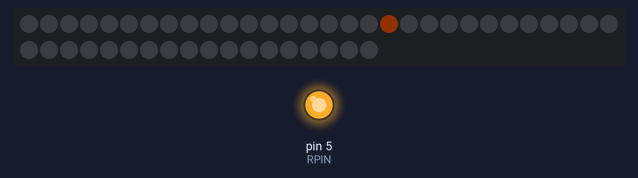
The sketch below on a simulated Arduino Uno, built with avr-gcc and run on an emulated ATmega328P. Parts: 48 RGB LEDs in strip order, left to right, continuing on the next row, output pins drawn as LEDs (lit = HIGH). Dim RGB values are drawn brighter than linear; random numbers use the default seed unless the sketch sets one; the audio player accepts every command and is not drawn; what the sketch prints to the serial monitor is not drawn.

Above: at 0.9 s.
At 5.81 s:
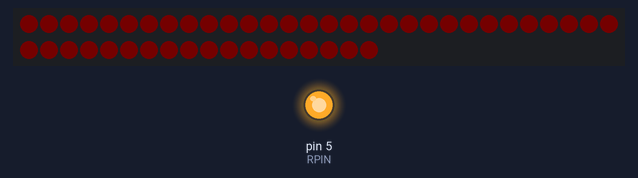
Timing chart, 0 to 39.6 s (numbered marks = the images above):
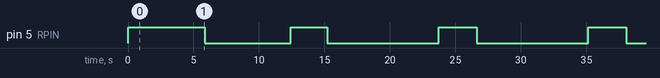

The sketch:

jetpack_neopixel_M1.ino
```cpp
// (licence header left out)
#include <Adafruit_NeoPixel.h>
#include "Arduino.h"
#include "SoftwareSerial.h"
#include "DFRobotDFPlayerMini.h"
#include "config.h"


Adafruit_NeoPixel strip = Adafruit_NeoPixel(NUM_LEDS, PIN, NEO_GRB + NEO_KHZ800);
//Adafruit_NeoPixel strip = Adafruit_NeoPixel(16, PIN, NEO_GRBW + NEO_KHZ800);

SoftwareSerial mySoftwareSerial(10, 11); // RX, TX
DFRobotDFPlayerMini myDFPlayer;

int nloops_tf = floor(TFULL * 1000 / DLOOP);
int nloops_tc = floor(TCRUIZE * 1000 / DLOOP);
int nloops_tz = floor(TFULLZ * 1000 / DLOOP);
int ron       = floor(TSMOKE * 1000 / DLOOP);
int roff      = floor(ron/(TRSMOKE + 1));
int rdelay    = floor(TSDELAY * 1000 / DLOOP);

int i, counter, rcounter;
bool brdelay;

//----------------------------------------------------------

void setup() {
  i = 0;
  counter  = 0;
  rcounter = 0;
  brdelay  = true;

  pinMode(PIN, OUTPUT);
  pinMode(RPIN, OUTPUT);
  digitalWrite(RPIN, HIGH);

  Serial.begin(115200);

  Serial.println(F("jetPack Light and Sound Config"));
  Serial.println(F("------------------------------"));
  Serial.print(F("NeoPixel PIN     = "));
  Serial.println(PIN);
  Serial.print(F("RELAY PIN        = "));
  Serial.println(RPIN);
  Serial.print(F("NLEDS            = "));
  Serial.println(NUM_LEDS);
  Serial.print(F("DLOOP            = "));
  Serial.print(DLOOP);
  Serial.println(F(" ms"));
  Serial.print(F("TFULL            = "));
  Serial.print(TFULL);
  Serial.println(F(" s"));
  Serial.print(F("TCRUIZE          = "));
  Serial.print(TCRUIZE);
  Serial.println(F(" s"));
  Serial.print(F("TFULLZ           = "));
  Serial.print(TFULLZ);
  Serial.println(F(" s"));
  Serial.print(F("TSMOKE           = "));
  Serial.print(TSMOKE);
  Serial.println(F(" s"));
  Serial.print(F("TDELAY           = "));
  Serial.print(TSDELAY);
  Serial.println(F(" s"));
  Serial.print(F("Smoke Time       = "));
  Serial.print(TSMOKE);
  Serial.println(F(" s"));
  Serial.print(F("Smoke Time Ratio = "));
  Serial.println(TRSMOKE);
  Serial.print(F("NUM RPUNDS       = "));
  Serial.println(ROUNDS);
  Serial.print(F("Max BRIGHTNESS   = "));
  Serial.print(BRIGHTNESS);
  Serial.println(F(" (0 to 255)"));
  Serial.print(F("VOLUME           = "));
  Serial.print(VOLUME);
  Serial.println(F(" (0 to 30)\n"));


  Serial.println(F("Loop Controls"));
  Serial.println(F("-------------"));
  Serial.print(F("[nloops_tf, nloops_tc, nloops_z] = ["));
  Serial.print(nloops_tf);
  Serial.print(F(", "));
  Serial.print(nloops_tc);
  Serial.print(F(", "));
  Serial.print(nloops_tz);
  Serial.println(F("]"));

  Serial.print(F("[ron, roff, rdelay]              = ["));
  Serial.print(ron);
  Serial.print(F(", "));
  Serial.print(roff);
  Serial.print(F(", "));
  Serial.print(rdelay);
  Serial.println(F("]"));

// init dfplayer mini
  Serial.println();
  Serial.print(F("Initializing DFPlayer  ... "));
  mySoftwareSerial.begin(9600);

  if (!myDFPlayer.begin(mySoftwareSerial)) {  //Use softwareSerial to communicate with mp3.
      Serial.println(F("Unable to begin:"));
      Serial.println(F("1.Please recheck the connection!"));
      Serial.println(F("2.Please insert the SD card!"));
      while(true){
        delay(0); // Code to compatible with ESP8266 watch dog.
      }
    }

  myDFPlayer.volume(VOLUME);  //Set volume value. From 0 to 30
  Serial.println(F("online"));

// init neopixels
  Serial.print(F("Initializing NeoPixels ... "));

  strip.setBrightness(BRIGHTNESS);
  strip.begin();
  strip.show(); // Initialize all pixels to 'off'
  const int turns = ROUNDS;
  for (int i = 0; i < NUM_LEDS * turns; i++) {

    int c = (i < NUM_LEDS * turns / 2) ?
            map(i, 0, NUM_LEDS * turns / 2 - 1, 0, 255) :
            map(i, NUM_LEDS * turns / 2, NUM_LEDS * turns - 1, 255, 0);

    int r, g, b;
    AB_color(c, r, g, b);
    strip.setPixelColor(i % NUM_LEDS, r, g, b); strip.show();
    delay(15);
    strip.setPixelColor(i % NUM_LEDS, 0, 0, 0);
  }
  strip.show();
  Serial.println(F("online"));
  Serial.print(F("Initializing Smoke     ... "));

}
//----------------------------------------------------------
void set_color(int r, int g, int b) {
  for (int i = 0; i < NUM_LEDS; i++) {
    int r_ = random((1 * r) / 2, min(255, (4 * r) / 3));
    int g_ = random((1 * g) / 2, min(255, (4 * g) / 3));
    int b_ = random((1 * b) / 2, min(255, (4 * b) / 3));
    strip.setPixelColor(i, r_, g_, b_);
  }
  strip.show();
}
//----------------------------------------------------------
void AB_color(int c, int &r, int &g, int &b) {
  const int c1 = 5, c2 = 64, c3 = 128, c4 = 192;
  if (c < c1) {
    r = 0; g = 0; b = 0;
  } else if (c < c2) {
    r = map(c, c1, c2 - 1, 0, 32);
    g = map(c, c1, c2 - 1, 0, 11);
    b = map(c, c1, c2 - 1, 0, 0);
  } else if (c < c3) {
    r = map(c, c2, c3 - 1, 32, 100);
    g = map(c, c2, c3 - 1, 11, 25 );
    b = map(c, c2, c3 - 1, 0, 8);
  } else if (c < c4) {
    r = map(c, c3, c4 - 1, 100, 240 );
    g = map(c, 128, c4 - 1, 25, 45 );
    b = map(c, 128, c4 - 1, 8, 18);
  } else {
    r = map(c, c4, 255, 240, 255 );
    g = map(c, c4, 255, 45, 63 );
    b = map(c, c4, 255, 18, 60);
  }
}
//----------------------------------------------------------
void set_color(int c) {
  int r, g, b;
  if (c > 128) c = random(c / 2, c);
  AB_color(c, r, g, b);
  set_color(r, g, b);
}
//----------------------------------------------------------

void loop() {
// neopixel control sync with audio
    if (i <= nloops_tf) {
         counter = i;
    } else if (i > nloops_tf and i <= nloops_tf + nloops_tc) {
      counter = nloops_tf;
    } else if (i > nloops_tf + nloops_tc and counter >= 0) {
      counter = counter - 1;
    }

    int c = map(counter, 0, nloops_tf, 0, 255);
    set_color(c);
    i = i + 1;

// DFplayer control
  if (i < 2) {
    myDFPlayer.play(1);  //Play the first mp3
  }

// Relay control (smoke)
  if (brdelay) {
    digitalWrite(RPIN, HIGH);
   }

  if (rcounter >= rdelay) {
    if (brdelay){
      brdelay = false;
      Serial.println(F("online"));
    }

  }

  if (counter == -1) {
    digitalWrite(RPIN, HIGH);
    Serial.println();
    Serial.println(F("NeoPixels              ... offline"));
    Serial.println(F("DFPlayer               ... offline"));
    Serial.println(F("Smoke                  ... offline"));
    Serial.println(F("SYSTEM HALTED!!!"));
    while(true){
      delay(0); // Code to compatible with ESP8266 watch dog.
    }

  } else {
    if (rcounter <= ron && not brdelay) {
      digitalWrite(RPIN, LOW);

    } else if (rcounter > ron && rcounter <= ron + roff) {
      digitalWrite(RPIN, HIGH);

    } else if (rcounter > ron + roff) {
      rcounter = 0;
    }
  }

  rcounter = rcounter + 1;

  delay(DLOOP);

}
//----------------------------------------------------------
```

config.h
```cpp
// jetpack setup
#define PIN 6          // NeoPixel strip data pin
#define RPIN 5         // Reley pin
#define NUM_LEDS 48    // neopixel num leds
#define DLOOP 40       // delay per loop in ms
#define TFULL 25       // tolal time to full power in seconds
#define TCRUIZE 21     // total time in cruise in seconds
#define TFULLZ  17     // total time full 2 zero in seconds
#define TSMOKE  6      // total time in seconds smoke on
#define TSDELAY 1      // delay time to the smoke in seconds
#define TRSMOKE 2      // ratio smoke on/off
#define ROUNDS 5       // num of led ronds on start up
#define BRIGHTNESS 255 // led brightness (0 off, 255 max)
#define VOLUME 10      // Set volume value. From 0 to 30
```

Measured:
- by itself, pin 5 (RPIN): repeats every 11.3 s: HIGH 2.8 s, LOW 8.5 s
